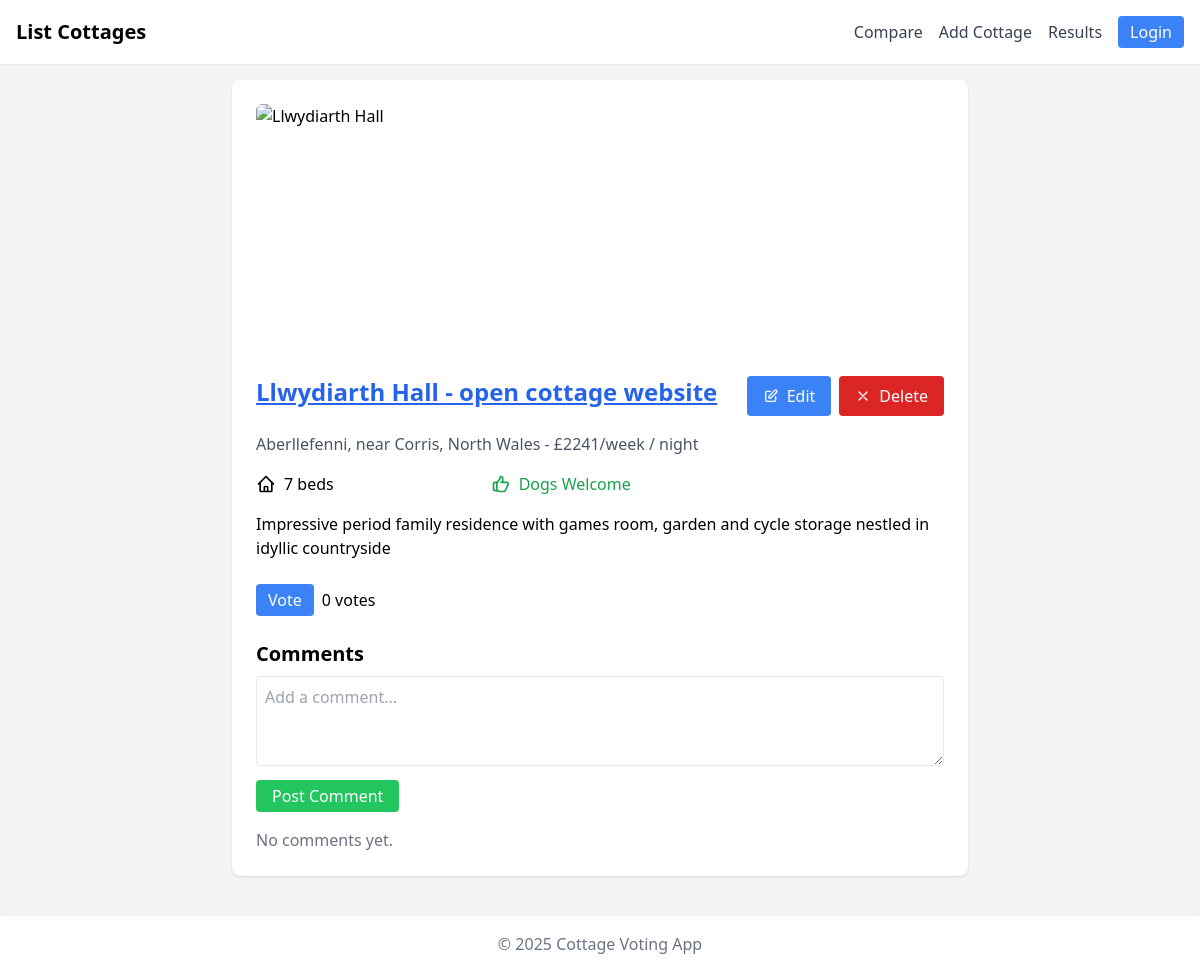
The app's page /cottage/1, older data.
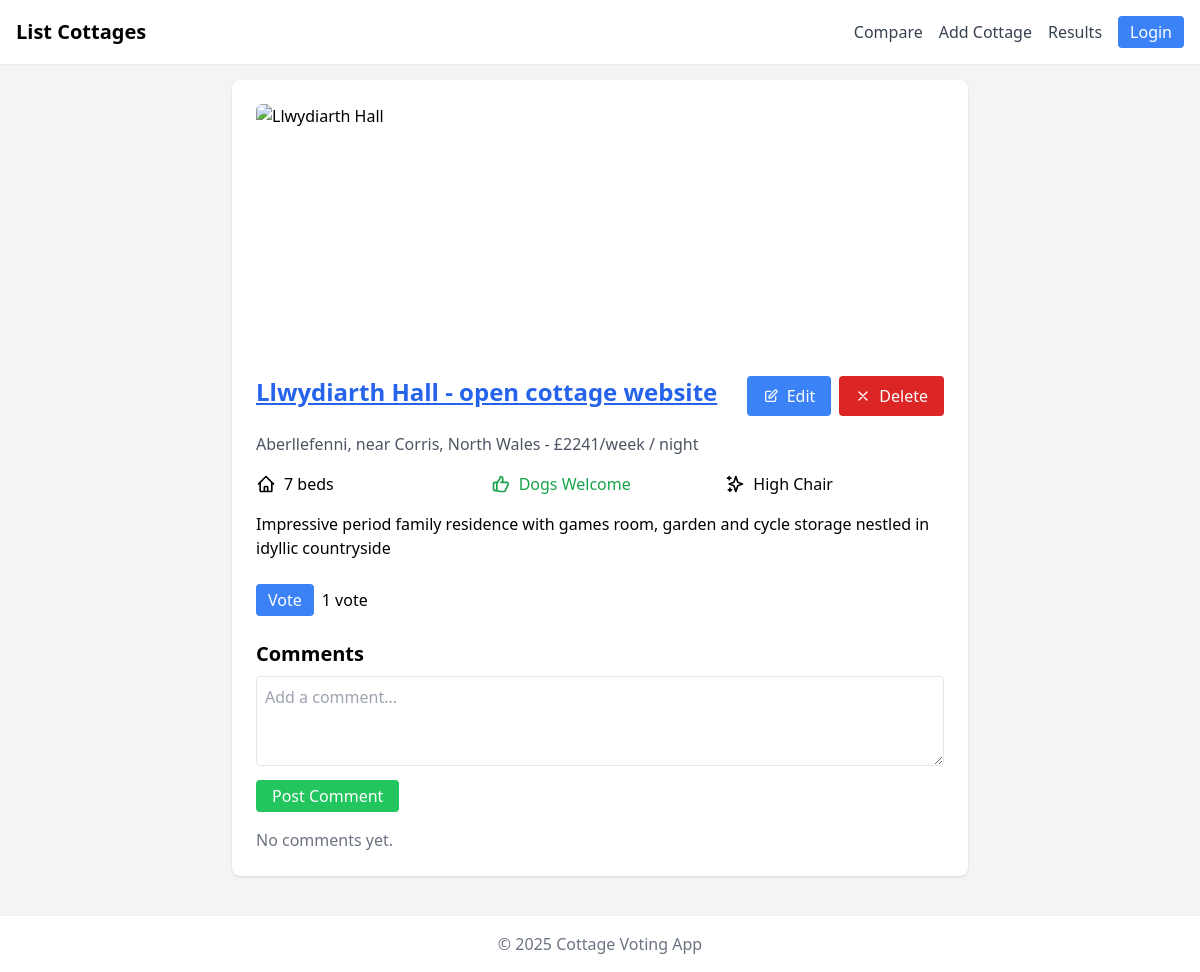
The same page, newer data.
### tables this page shows
CREATE TABLE cottages (
  id INTEGER PRIMARY KEY AUTOINCREMENT,
  name TEXT NOT NULL,
  location TEXT,
  price TEXT,
  beds INTEGER DEFAULT 1,
  dogs_allowed INTEGER DEFAULT 0,
  image TEXT,
  description TEXT,
  submitted_by TEXT,
  votes INTEGER DEFAULT 0,
  created_at DATETIME DEFAULT (datetime('now'))
, url TEXT, hottub INTEGER DEFAULT 0, secure_garden INTEGER DEFAULT 0, ev_charging INTEGER DEFAULT 0, parking INTEGER DEFAULT 0, log_burner INTEGER DEFAULT 0, high_chair INTEGER DEFAULT 0, cot INTEGER DEFAULT 0);

### app.py (the view, shortened to what this page needs)
@app.route('/cottage/<int:cottage_id>', methods=['GET', 'POST'])
def cottage_detail(cottage_id):
    db = get_db()
    cottage = db.execute("SELECT * FROM cottages WHERE id = ?", (cottage_id,)).fetchone()
    if not cottage:
        return "Not found", 404
    comments = db.execute(
        "SELECT * FROM comments WHERE cottage_id = ? ORDER BY created_at DESC", (cottage_id,)
    ).fetchall()
    votes = db.execute(
        "SELECT id, user_name, voted_at FROM votes WHERE cottage_id = ? ORDER BY voted_at DESC", (cottage_id,)
    ).fetchall()
    return render_template('details.html', c=cottage, comments=comments, votes=votes)

### app.py (called while the page is built)
@app.context_processor
def inject_now():
    return {'now': datetime.now}

def get_db():
    db = getattr(g, '_database', None)
    if db is None:
        db = g._database = sqlite3.connect(app.config['DATABASE'])
        db.row_factory = sqlite3.Row
    return db

@app.teardown_appcontext
def close_connection(exception):
    db = getattr(g, '_database', None)
    if db is not None:
        db.close()

### templates/details.html (shortened to what the changed rows need)
{% extends "base.html" %}
{% block content %}
<main class="max-w-3xl mx-auto p-4">
  <div class="bg-white p-6 rounded-lg shadow">
    <img src="{{ c['image'] }}" alt="{{ c['name'] }}" class="w-full h-64 object-cover rounded-md mb-4">
      <div class="flex justify-between items-start mb-4">
        <div>
          {% if c['url'] %}
            <h2 class="text-2xl font-bold">
              <a href="{{ c['url'] }}" target="_blank" class="text-blue-600 hover:text-blue-800 underline">
                {{ c['name'] }} - open cottage website
              </a>
            </h2>
          {% else %}
            <h2 class="text-3xl font-bold">{{ c['name'] }}</h2>
          {% endif %}
        </div>
        <div class="flex items-center space-x-2">
        </div>
      </div>
    <p class="text-gray-600">{{ c['location'] }} - {{ c['price'] }} / night</p>
    <div class="mt-4 grid grid-cols-2 md:grid-cols-3 gap-4">
      <div class="flex items-center">
        <svg class="w-5 h-5 mr-2" fill="none" stroke="currentColor" viewBox="0 0 24 24">
          <path stroke-linecap="round" stroke-linejoin="round" stroke-width="2" d="M3 12l2-2m0 0l7-7 7 7M5 10v10a1 1 0 001 1h3m10-11l2 2m-2-2v10a1 1 0 01-1 1h-3m-6 0a1 1 0 001-1v-4a1 1 0 011-1h2a1 1 0 011 1v4a1 1 0 001 1m-6 0h6"></path>
        </svg>
        <span>{{ c['beds'] }} bed{{ 's' if c['beds'] != 1 else '' }}</span>
      </div>
      {% if c['dogs_allowed'] %}
      <div class="flex items-center text-green-600">
      </div>
      {% endif %}
      {% if c['high_chair'] %}
      <div class="flex items-center">
        <svg class="w-5 h-5 mr-2" fill="none" stroke="currentColor" viewBox="0 0 24 24">
          <path stroke-linecap="round" stroke-linejoin="round" stroke-width="2" d="M5 3v4M3 5h4M6 17v4m-2-2h4m5-16l2.286 6.857L21 12l-5.714 2.143L13 21l-2.286-6.857L5 12l5.714-2.143L13 3z"></path>
        </svg>
        <span>High Chair</span>
      </div>
      {% endif %}
    </div>
    <p class="mt-4">{{ c['description'] }}</p>
    <div class="mt-4 flex items-center space-x-2">
      <div class="mt-2 flex items-center space-x-2">
  <button
  data-id="{{ c['id'] }}"
  class="vote-btn px-3 py-1 rounded text-white
         {% if c['id'] in session.get('voted', []) %}
           bg-gray-400 cursor-not-allowed
         {% else %}
           bg-blue-500 hover:bg-blue-600
         {% endif %}"
>
  {% if c['id'] in session.get('voted', []) %}
    Voted
  {% else %}
    Vote
  {% endif %}
</button>
  <span class="vote-count" id="votes-{{ c['id'] }}">{{ c['votes'] }} vote{{ 's' if c['votes'] != 1 else '' }}</span>
</div>
    </div>
    <div class="mt-6">
      <h2 class="text-xl font-bold mb-2">Comments</h2>
      <form action="{{ url_for('cottage_detail', cottage_id=c['id']) }}" method="post" class="mb-4">
      </form>
      <div class="space-y-2">
      </div>
    </div>
  </div>
</main>
{% endblock %}

Row changes from the older to the newer data that the page shows:
changed cottages "Llwydiarth Hall": high_chair 0 → 1 (drawn); votes "0" → "1"; votes "s" → (not shown)
Text that changed along with them:
text now shown: "High Chair"
